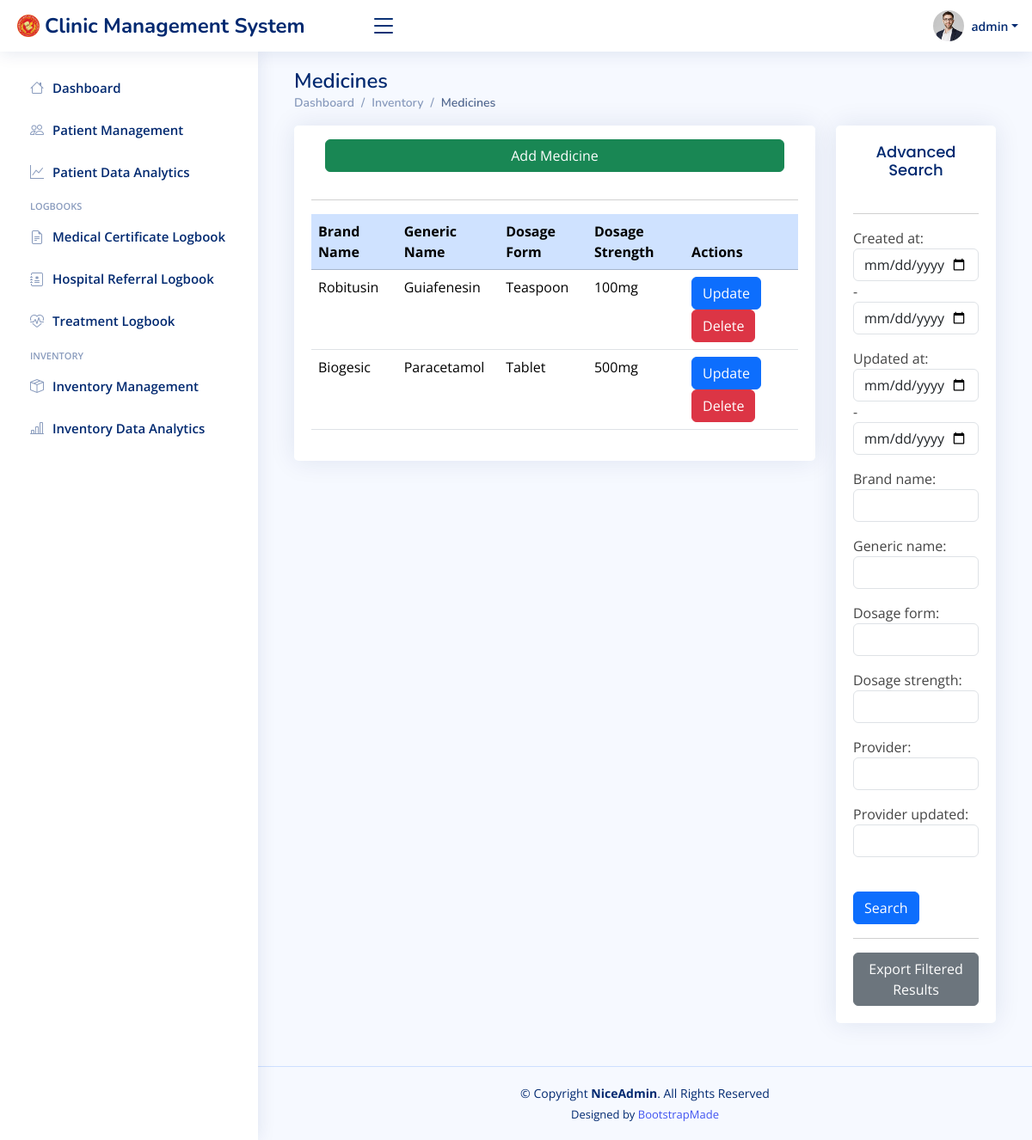
Before: /medicinedata/ (signed in) with the older database file.
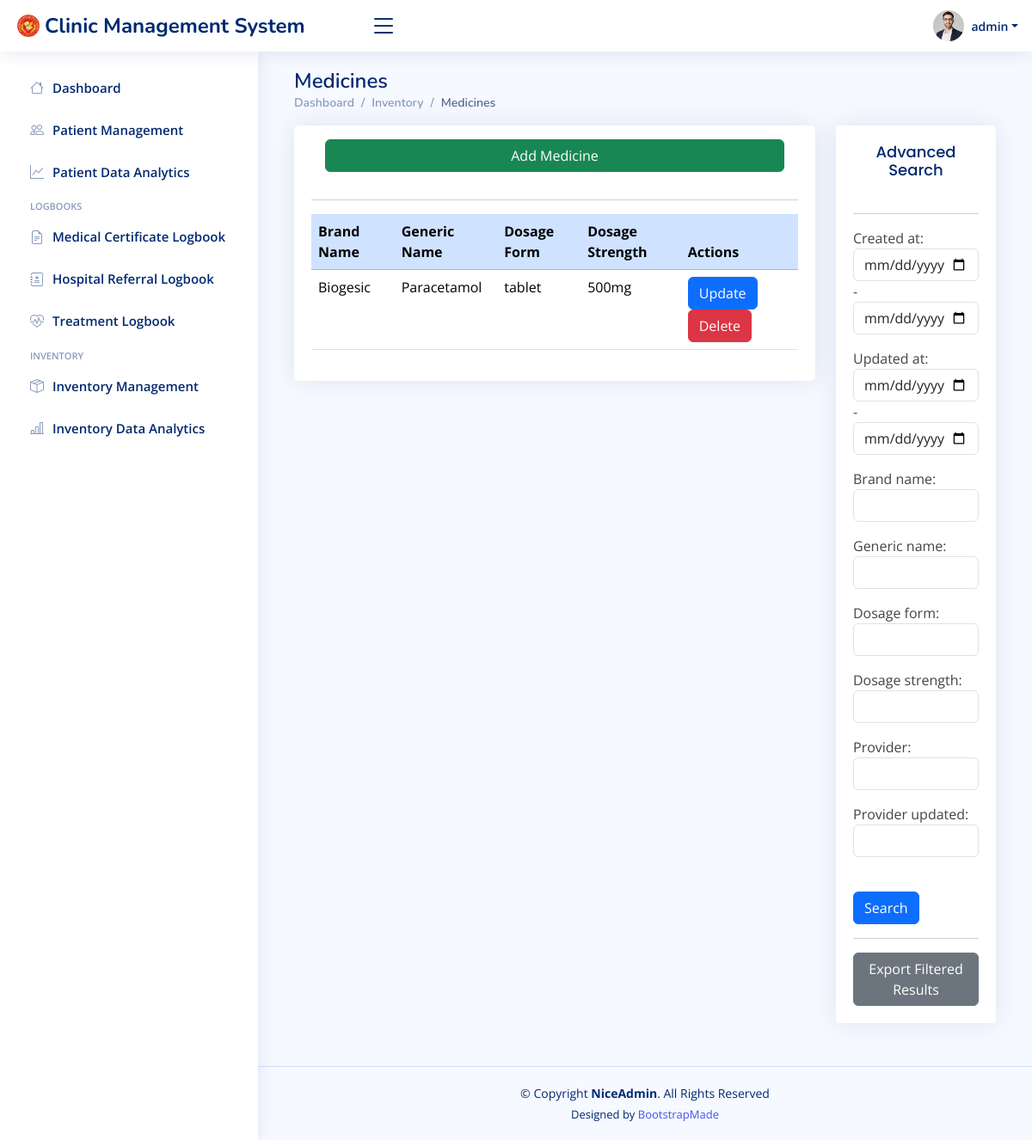
After: the same page with the newer database file.
### cms/models.py (models this page shows, shortened)
class Medicine(models.Model):
    created_at = models.DateTimeField(auto_now_add=True)
    updated_at = models.DateTimeField(auto_now=True)
    brand_name = models.CharField(max_length=100)
    generic_name = models.CharField(max_length=100)
    dosage_form = models.CharField(max_length=100)
    dosage_strength = models.CharField(max_length=100)
    provider = models.CharField(max_length=100, blank=True, null=True)
    provider_updated = models.CharField(max_length=100, blank=True)

### cms/views.py (the view)
# urls.py: path('medicinedata/', views.medicinedata_view, name="Medicine Data"),
@login_required(login_url="Login")
def medicinedata_view(request):
    myFilter = MedicineFilter(request.GET, queryset=Medicine.objects.all().order_by('-id'))
    records = myFilter.qs
    context = {'records':records, 'myFilter':myFilter}
    return render(request, 'cms/medicine-data.html', context)

### cms/templates/cms/medicine-data.html (shortened to what this page needs)
{% extends "cms/base.html" %}
{% block content %}
<div class="container">
    <div class="pagetitle">
        <h1>Medicines</h1>
        <nav>
            <ol class="breadcrumb">
              <li class="breadcrumb-item"><a href="{% url 'Dashboard'%}">Dashboard</a></li>
              <li class="breadcrumb-item active"><a href="{% url 'Inventory Data'%}">Inventory</a></li>
              <li class="breadcrumb-item active">Medicines</li>
            </ol>
          </nav>
    </div>
    <div class="row">
        <div class="col-lg-9">
            <div class="card card-body">
                <a class="btn btn-success m-3 btn-block" href= {% url "Medicine Add" %}>
                    Add Medicine
                <hr>
                <div class="table-responsive">
                    <table class="table datatable">
                        <thead>
                            <tr>
                                <th class="table-primary">Brand Name</th>
                                <th class="table-primary">Generic Name</th>
                                <th class="table-primary">Dosage Form</th>
                                <th class="table-primary">Dosage Strength</th>
                                <th class="table-primary">Actions</th>
                            </tr>
                        </thead>
                        <tbody>
                            {% for Medicine in records %}
                            <tr>
                                <td>{{Medicine.brand_name}}</td>
                                <td>{{Medicine.generic_name}}</td>
                                <td>{{Medicine.dosage_form}}</td>
                                <td>{{Medicine.dosage_strength}}</td>
                                <td>
                                    <a href="{% url "Medicine Update" Medicine.id %}"><button class="btn btn-primary" type="button">Update</button></a>
                                    <a href="{% url "Medicine Delete" Medicine.id %}"><button class="btn btn-danger" type="button">Delete</button></a>
                                </td>
                            </tr>
                            {% endfor %}
                        </tbody>
                    </table>
                </div>
            </div>
        </div>
        <div class="col-lg-3">
            <div class="card card-body">
                <h2 class="card-title text-center">Advanced Search</h2>
                <hr>
                <div class="form-group">
                    <form method="GET">
                        {{myFilter.form.as_p}}
                        <br>
                        <input class="btn btn-primary btn-block" type="submit" value="Search">
                    </form>
                    <hr>
                    <form method="get" action="{% url 'Treatment Export' %}">
                        <button type="submit" class="btn btn-secondary">Export Filtered Results</button>
                    </form>
                </div>
            </div>
        </div>
    </div>
</div>
{% endblock content %}

Changed rows visible on the page:
removed Medicine: brand_name "Robitusin", generic_name "Guiafenesin", dosage_form "Teaspoon", dosage_strength "100mg"
changed Medicine "Biogesic": dosage_form "Tablet" → "tablet"
